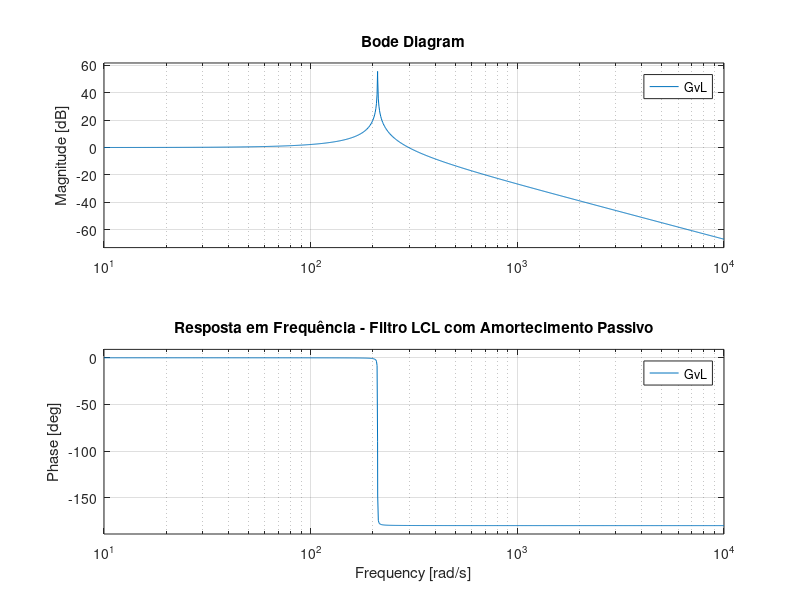

The MATLAB source for this figure:
% Parâmetros fornecidos
Le = 0.52e-3;   % Indutância equivalente (H)
Cf = 3.9e-6;    % Capacitância do filtro (F)
Vuf = 220;      % Tensão aplicada (V)

% Cálculo da resistência de amortecimento Rd
Rd = 0.5 * sqrt(Le / Cf);

% Corrente através do resistor
Ird = Vuf / Rd;

% Potência dissipada no resistor
Prd = Vuf^2 / Rd;

% Exibir resultados
fprintf('Rd = %.2f Ohms\\n', Rd);
fprintf('Ird = %.2f A\\n', Ird);
fprintf('Prd = %.2f kW\\n', Prd / 1000);

% Função de transferência para análise de Bode
s = tf('s');
GvL = (Rd * Cf * s^2 + (1 + Rd/Rd) * Cf * s + 1)^(-1);  % Simplificação da equação (5.50)

% Plot da resposta em frequência
figure;
bode(GvL);
grid on;
title('Resposta em Frequência - Filtro LCL com Amortecimento Passivo');
